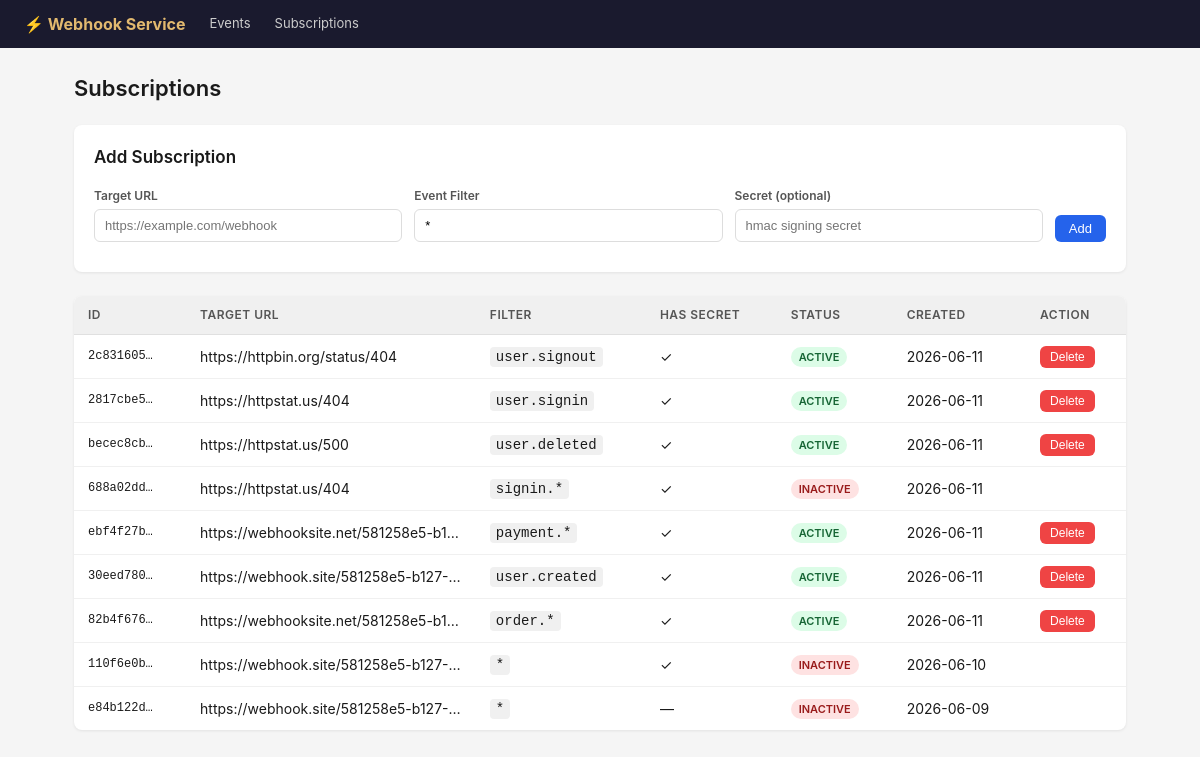
The page /dashboard/subscriptions on the database its author committed.
### tables this page shows
CREATE TABLE subscriptions (
                id          TEXT PRIMARY KEY,
                target_url  TEXT NOT NULL,
                event_filter TEXT NOT NULL DEFAULT '*',
                secret      TEXT,           -- nullable; used for HMAC signing
                created_at  TEXT NOT NULL,
                is_active   INTEGER NOT NULL DEFAULT 1
            );

### app/main.py (the view)
@app.get("/dashboard/subscriptions", response_class=HTMLResponse)
def subscriptions_page(request: Request):
    subscriptions = db.list_subscriptions()
    return templates.TemplateResponse(
        "subscriptions.html",
        {"request": request, "subscriptions": subscriptions},
    )

### app/templates/subscriptions.html (shortened to what this page needs)
{% extends "base.html" %}
{% block content %}
<h1>Subscriptions</h1>
<div class="card" style="margin-bottom: 24px;">
    <h2 style="margin-bottom: 16px;">Add Subscription</h2>
    <div style="display: grid; grid-template-columns: 1fr 1fr 1fr auto; gap: 12px; align-items: end;">
        <div>
            <label style="display:block; font-size:12px; font-weight:600; color:#555; margin-bottom:4px;">Target URL</label>
            <input id="target-url" type="url" placeholder="https://example.com/webhook"
                   style="width:100%; padding:8px 10px; border:1px solid #ddd; border-radius:6px; font-size:13px;">
        </div>
        <div>
            <label style="display:block; font-size:12px; font-weight:600; color:#555; margin-bottom:4px;">Event Filter</label>
            <input id="event-filter" type="text" placeholder="* or order.* or order.created" value="*"
                   style="width:100%; padding:8px 10px; border:1px solid #ddd; border-radius:6px; font-size:13px;">
        </div>
        <div>
            <label style="display:block; font-size:12px; font-weight:600; color:#555; margin-bottom:4px;">Secret (optional)</label>
            <input id="secret" type="text" placeholder="hmac signing secret"
                   style="width:100%; padding:8px 10px; border:1px solid #ddd; border-radius:6px; font-size:13px;">
        </div>
        <div>
            <button class="btn btn-primary" onclick="createSubscription()">Add</button>
        </div>
    </div>
</div>
{% if subscriptions %}
<table>
    <thead>
        <tr>
            <th>ID</th>
            <th>Target URL</th>
            <th>Filter</th>
            <th>Has Secret</th>
            <th>Status</th>
            <th>Created</th>
            <th>Action</th>
        </tr>
    </thead>
    <tbody>
        {% for sub in subscriptions %}
        <tr id="row-{{ sub.id }}">
            <td class="mono">{{ sub.id[:8] }}…</td>
            <td style="max-width: 240px; overflow: hidden; text-overflow: ellipsis; white-space: nowrap;">
                <span title="{{ sub.target_url }}">{{ sub.target_url }}</span>
            </td>
            <td><code style="background:#f0f0f0; padding:2px 6px; border-radius:4px;">{{ sub.event_filter }}</code></td>
            <td>{% if sub.secret %}✓{% else %}—{% endif %}</td>
            <td>
                <span class="badge {% if sub.is_active %}badge-success{% else %}badge-failed{% endif %}">
                    {% if sub.is_active %}active{% else %}inactive{% endif %}
                </span>
            </td>
            <td>{{ sub.created_at[:10] }}</td>
            <td>
                {% if sub.is_active %}
                <button class="btn btn-danger" style="font-size:12px; padding:4px 10px;"
                        onclick="deleteSubscription('{{ sub.id }}', this)">
                    Delete
                </button>
                {% endif %}
            </td>
        </tr>
        {% endfor %}
    </tbody>
</table>
{% else %}
<div class="card">
    <p class="empty">No subscriptions yet. Add one above.</p>
</div>
{% endif %}
{% endblock %}

### app/templates/base.html (style rules this page uses)
* { box-sizing: border-box; margin: 0; padding: 0; }
body { font-family: -apple-system, BlinkMacSystemFont, "Segoe UI", Roboto, sans-serif; background: #f5f5f5; color: #1a1a1a; font-size: 14px; line-height: 1.5; }
h1 { font-size: 22px; font-weight: 600; margin-bottom: 20px; }
h2 { font-size: 17px; font-weight: 600; margin-bottom: 12px; }
table { width: 100%; border-collapse: collapse; background: white; border-radius: 8px; overflow: hidden; box-shadow: 0 1px 3px rgba(0,0,0,0.08); }
th { background: #f0f0f0; padding: 10px 14px; text-align: left; font-weight: 600; font-size: 12px; text-transform: uppercase; letter-spacing: 0.5px; color: #555; border-bottom: 1px solid #e0e0e0; }
td { padding: 10px 14px; border-bottom: 1px solid #f0f0f0; vertical-align: middle; }
tr:last-child td { border-bottom: none; }
.badge { display: inline-block; padding: 2px 8px; border-radius: 12px; font-size: 11px; font-weight: 600; text-transform: uppercase; }
.badge-success { background: #dcfce7; color: #166534; }
.badge-failed { background: #fee2e2; color: #991b1b; }
.card { background: white; border-radius: 8px; padding: 20px; box-shadow: 0 1px 3px rgba(0,0,0,0.08); margin-bottom: 20px; }
.mono { font-family: "SFMono-Regular", Consolas, monospace; font-size: 12px; }
.btn { display: inline-block; padding: 6px 14px; border-radius: 6px; border: none; cursor: pointer; font-size: 13px; font-weight: 500; text-decoration: none; }
.btn-primary { background: #2563eb; color: white; }
.btn-danger { background: #ef4444; color: white; }

### rows shown on the page
subscriptions: id "2c831605", target_url "https://httpbin.org/status/404", event_filter "user.signout", is_active "ACTIVE", created_at "2026-06-11"
subscriptions: id "2817cbe5", target_url "https://httpstat.us/404", event_filter "user.signin", is_active "ACTIVE", created_at "2026-06-11"
subscriptions: id "becec8cb", target_url "https://httpstat.us/500", event_filter "user.deleted", is_active "ACTIVE", created_at "2026-06-11"
subscriptions: id "688a02dd", target_url "https://httpstat.us/404", event_filter "signin.*", is_active "INACTIVE", created_at "2026-06-11"
subscriptions: id "ebf4f27b", target_url "https://webhooksite.net/581258e5-b1…", event_filter "payment.*", is_active "ACTIVE", created_at "2026-06-11"
subscriptions: id "30eed780", target_url "https://webhook.site/581258e5-b127-…", event_filter "user.created", is_active "ACTIVE", created_at "2026-06-11"
subscriptions: id "82b4f676", target_url "https://webhooksite.net/581258e5-b1…", event_filter "order.*", is_active "ACTIVE", created_at "2026-06-11"
subscriptions: id "110f6e0b", target_url "https://webhook.site/581258e5-b127-…", event_filter "*", is_active "INACTIVE", created_at "2026-06-10"
subscriptions: id "e84b122d", target_url "https://webhook.site/581258e5-b127-…", event_filter "*", is_active "INACTIVE", created_at "2026-06-09"
